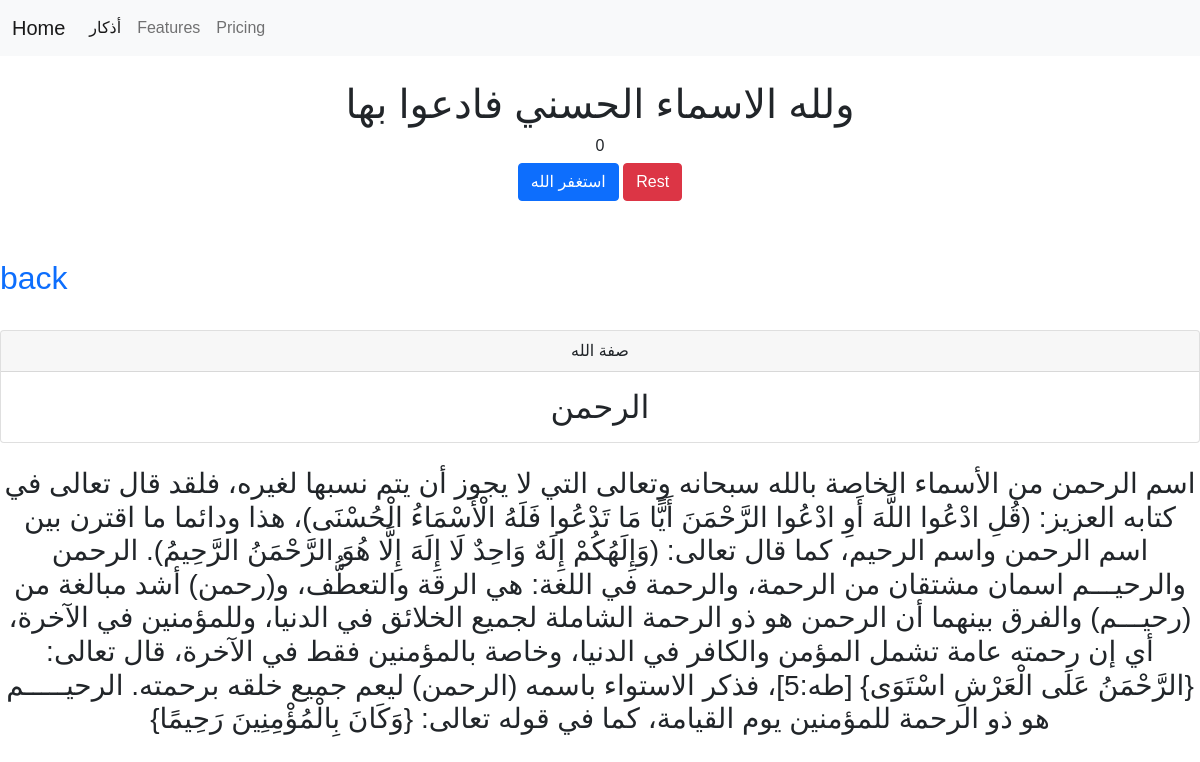
Screenshot of /App/nameByid/2 with the database file from the repository.
### ProjectApp/models.py (models this page shows, shortened)
class Names(models.Model):
    name = models.CharField(max_length=50, unique=True)
    description = models.TextField(max_length=2000)
    Video = EmbedVideoField(null=True,blank=True)

### ProjectApp/views.py (the view)
# urls.py: path('nameByid/<int:Id_name>',views.NamesByid,name='nameByid'),
def NamesByid(request,Id_name):
    data = Names.objects.get(id=Id_name)
    return render(request, 'FilesHtml/nameByid.html',{"data":data})

### templates/FilesHtml/nameByid.html (shortened to what this page needs)
{% extends 'FilesHtml/base.html' %}
{% block title %}
{% load embed_video_tags %}
<!DOCTYPE html>
<html lang="en">
<head>
              <h2 class="card-text"><a style="text-decoration: none;" href="{% url 'home'  %}">back</a></h2>
</head>
<body>
<div align="center">
<br>
    <div class="card">
  <div class="card-header">
    صفة الله
  </div>
  <div class="card-body">
    <blockquote class="blockquote mb-0">
    <h2>{{data.name}} </h2>
    </blockquote>
  </div>
</div>
    <br>
    <h3>{{data.description}} </h3>
<br>
<br>
<br>
    </div>
{% endblock  %}

### rows the page displays
Names: name "الرحمن", description "اسم الرحمن من الأسماء الخاصة بالله سبحانه وتعالى التي لا يجوز أن يتم نسبها لغيره، فلقد قال تعالى في كتابه العزيز: (قُلِ ادْعُوا اللَّهَ أَوِ ادْعُوا الرَّحْمَنَ أَيًّا مَا تَدْعُوا فَلَهُ الْأَسْمَاءُ الْحُسْنَى)، هذا ودائما ما اقترن بين اسم الرحمن واسم الرحيم، كما قال تعالى: (وَإِلَهُكُمْ إِلَهٌ وَاحِدٌ لَا إِلَهَ إِلَّا هُوَ الرَّحْمَنُ الرَّحِيمُ). الرحمن والرحيـــم اسمان مشتقان من الرحمة، والرحمة في اللغة: هي الرقة والتعطُّف، و(رحمن) أشد مبالغة من (رحيـــم) والفرق بينهما أن الرحمن هو ذو الرحمة الشاملة لجميع الخلائق في الدنيا، وللمؤمنين في الآخرة، أي إن رحمته عامة تشمل المؤمن والكافر في الدنيا، وخاصة بالمؤمنين فقط في الآخرة، قال تعالى: {الرَّحْمَنُ عَلَى الْعَرْشِ اسْتَوَى} [طه:5]، فذكر…"
